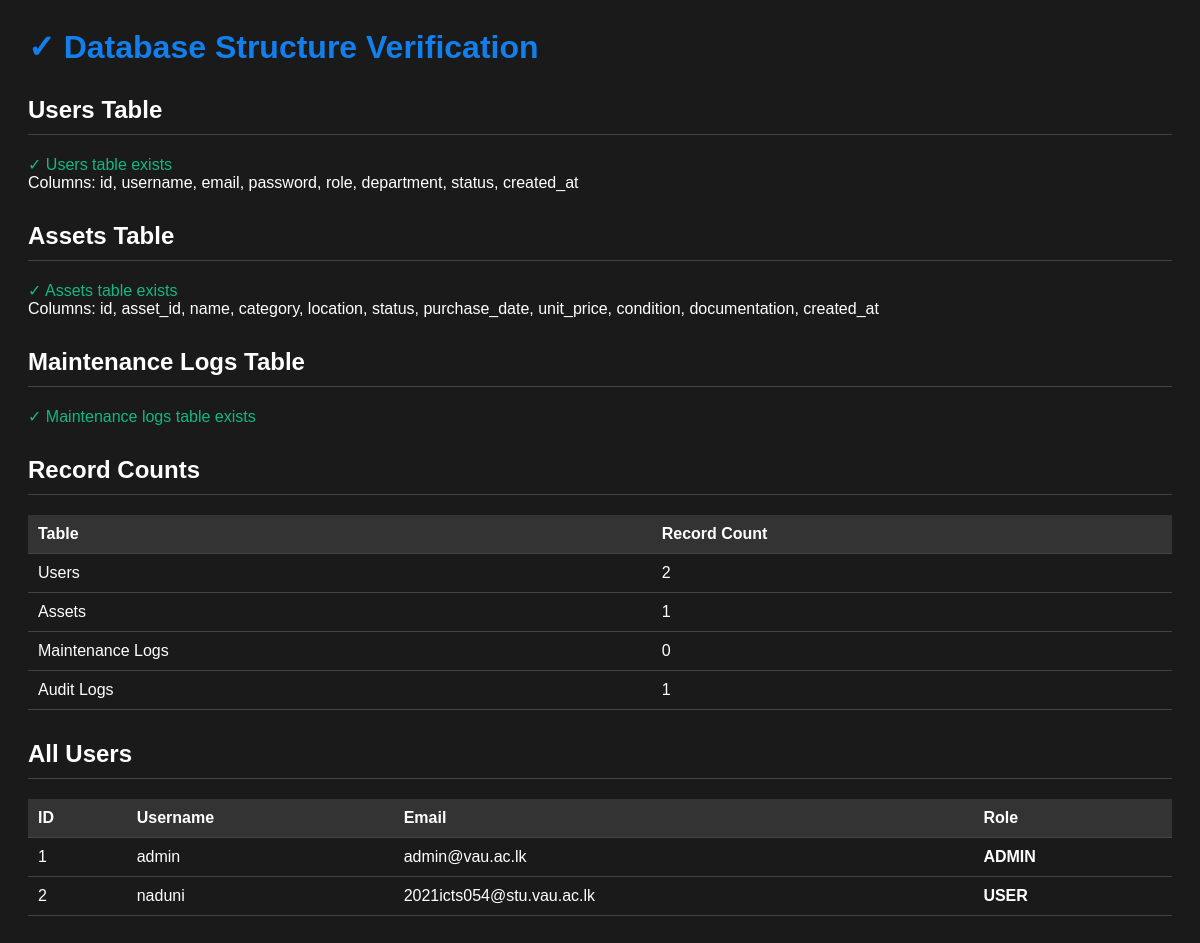
/verify_database.php, run on the app's committed database.
### tables this page shows
CREATE TABLE `users` (
  `id` int(11) NOT NULL,
  `username` varchar(255) NOT NULL,
  `email` varchar(255) NOT NULL,
  `password` varchar(255) NOT NULL,
  `role` enum('admin','clerk','user') DEFAULT 'user',
  `department` varchar(255) DEFAULT NULL,
  `status` enum('active','inactive') DEFAULT 'active',
  `created_at` timestamp NOT NULL DEFAULT current_timestamp()
);

### verify_database.php (the view, shortened to what this page needs)
<?php
include 'config.php';
echo "<div class='container'>";
echo "<h1>✓ Database Structure Verification</h1>";
echo "<h2>Users Table</h2>";
$result = $conn->query("SELECT * FROM users LIMIT 1");
if ($result) {
    echo "<span class='success'>✓ Users table exists</span><br>";
    echo "Columns: " . implode(", ", array_keys($result->fetch_assoc())) . "<br>";
} else {
    echo "<span class='error'>✗ Error accessing users table</span>";
}
echo "<h2>Assets Table</h2>";
$result = $conn->query("SELECT * FROM assets LIMIT 1");
if ($result) {
    echo "<span class='success'>✓ Assets table exists</span><br>";
    echo "Columns: " . implode(", ", array_keys($result->fetch_assoc())) . "<br>";
} else {
    echo "<span class='error'>✗ Error accessing assets table</span>";
}
echo "<h2>Maintenance Logs Table</h2>";
$result = $conn->query("SELECT * FROM maintenance_logs LIMIT 1");
if ($result) {
    echo "<span class='success'>✓ Maintenance logs table exists</span><br>";
} else {
    echo "<span class='warning'>⚠ Warning: Maintenance logs table issue or empty</span>";
}
echo "<h2>Record Counts</h2>";
$users = $conn->query("SELECT COUNT(*) as count FROM users")->fetch_assoc()['count'];
$assets = $conn->query("SELECT COUNT(*) as count FROM assets")->fetch_assoc()['count'];
$maintenance = $conn->query("SELECT COUNT(*) as count FROM maintenance_logs")->fetch_assoc()['count'];
$audit = $conn->query("SELECT COUNT(*) as count FROM audit_logs")->fetch_assoc()['count'];
echo "<table>";
echo "<tr><th>Table</th><th>Record Count</th></tr>";
echo "<tr><td>Users</td><td>$users</td></tr>";
echo "<tr><td>Assets</td><td>$assets</td></tr>";
echo "<tr><td>Maintenance Logs</td><td>$maintenance</td></tr>";
echo "<tr><td>Audit Logs</td><td>$audit</td></tr>";
echo "</table>";
echo "<h2>All Users</h2>";
$result = $conn->query("SELECT id, username, email, role FROM users");
if ($result && $result->num_rows > 0) {
    echo "<table>";
    echo "<tr><th>ID</th><th>Username</th><th>Email</th><th>Role</th></tr>";
    while ($row = $result->fetch_assoc()) {
        echo "<tr>";
        echo "<td>" . $row['id'] . "</td>";
        echo "<td>" . $row['username'] . "</td>";
        echo "<td>" . $row['email'] . "</td>";
        echo "<td><strong>" . strtoupper($row['role']) . "</strong></td>";
        echo "</tr>";
    }
    echo "</table>";
} else {
    echo "<span class='warning'>No users found. Please create a user first.</span>";
}
echo "</div>";
?>

### verify_database.php (style rules this page uses)
.container { max-width: 1200px; margin: 0 auto; }
h1 { color: #137fec; }
h2 { margin-top: 30px; border-bottom: 1px solid #444; padding-bottom: 10px; }
table { width: 100%; border-collapse: collapse; margin: 10px 0; }
th, td { padding: 10px; text-align: left; border-bottom: 1px solid #444; }
th { background: #333; font-weight: bold; }
.success { color: #10b981; }

### data on the page
users: id "1", username "admin", email "admin@vau.ac.lk", role "ADMIN"
users: id "2", username "naduni", email "2021icts054@stu.vau.ac.lk", role "USER"

### other printed values
implode(", ", array_keys($result->fetch_assoc())) "id, username, email, password, role, department, status, created_at"
implode(", ", array_keys($result->fetch_assoc())) "id, asset_id, name, category, location, status, purchase_date, unit_price, condition, documentation, created_at"
$users "2"
$assets "1"
$maintenance "0"
$audit "1"
